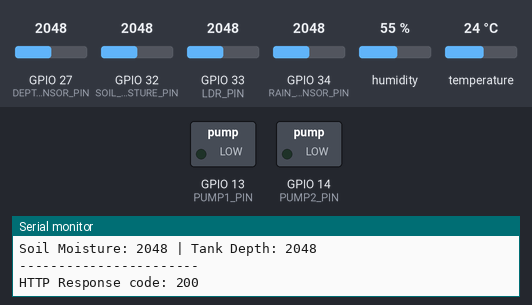
A sketch run on a simulated ESP32. Shown: switched loads named in the sketch (green lamp = pin HIGH), the last lines printed to the serial monitor. The test bench sets the inputs (shaded band); at power-on: GPIO 32 (SOIL_MOISTURE_PIN) = 2048, GPIO 27 (DEPTH_SENSOR_PIN) = 2048, GPIO 34 (RAIN_SENSOR_PIN) = 2048, GPIO 33 (LDR_PIN) = 2048, humidity 55 %, temperature 24 °C. WiFi joins after 1.5 s; servers stay silent unless stated; uploads are accepted with an empty reply; not simulated (calls return 0 or success): secrets.h.

Above: at 2.7 s.
2.8 s: GPIO 32 (SOIL_MOISTURE_PIN) set to 2464
13.0 s: GPIO 32 (SOIL_MOISTURE_PIN) set to 2555
At 23.2 s:
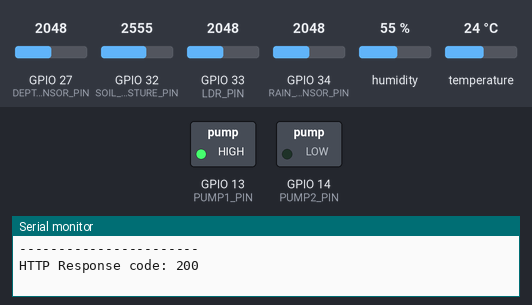
23.5 s: GPIO 27 (DEPTH_SENSOR_PIN) set to 519
33.7 s: GPIO 27 (DEPTH_SENSOR_PIN) set to 447
At 42.9 s:
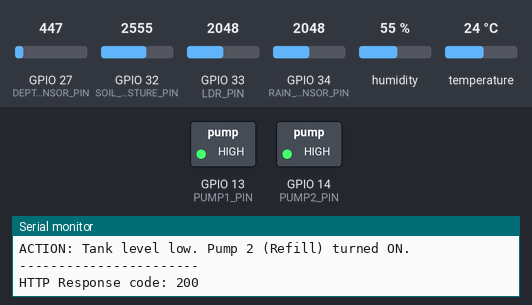
43.9 s: GPIO 34 (RAIN_SENSOR_PIN) set to 1963
At 53.5 s:
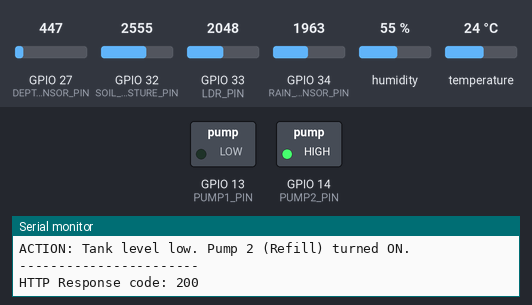
54.2 s: GPIO 34 (RAIN_SENSOR_PIN) set to 2866
At 64.0 s:
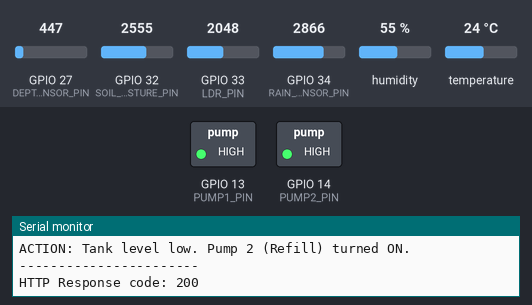
Timing chart, 0 to 65.4 s (numbered marks = the images above; inputs shaded):
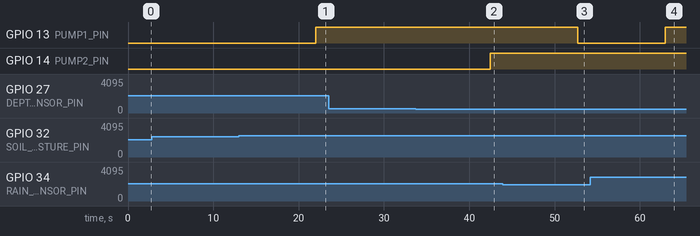

The sketch:

Wifi_connection.ino
```cpp
#include <WiFi.h>
#include <HTTPClient.h>
#include <ArduinoJson.h>
#include <DHT.h>
#include "secrets.h"

// --- Network Configuration ---

const char* ssid = SECRET_SSID;
const char* password = SECRET_PASS;

//const char* serverName = "http://10.221.198.114:8000/api";

// Sensor Pins
#define DHTPIN 26
#define DHTTYPE DHT11
#define LDR_PIN 33
#define SOIL_MOISTURE_PIN 32
#define RAIN_SENSOR_PIN 34
#define DEPTH_SENSOR_PIN 27

// Pump Relay Pins
#define PUMP1_PIN 13  // Irrigation Pump
#define PUMP2_PIN 14  // Tank Refill Pump

// --- Calibration Thresholds ---
// Adjust these based on your specific sensor readings (0-4095 for ESP32)
const int DRY_SOIL_THRESHOLD = 2500;   // Soil moisture value that triggers irrigation
const int WET_SOIL_THRESHOLD = 1500;   // Soil moisture value that stops irrigation
const int NO_RAIN_THRESHOLD = 2000;    // Rain sensor value indicating clear weather
const int TANK_EMPTY_THRESHOLD = 500;  // Depth level that triggers tank refill
const int TANK_FULL_THRESHOLD = 3000;  // Depth level that stops tank refill

DHT dht(DHTPIN, DHTTYPE);

void setup() {
  Serial.begin(115200);
  dht.begin();

  // Initialize Pump Pins
  pinMode(PUMP1_PIN, OUTPUT);
  pinMode(PUMP2_PIN, OUTPUT);

  // Turn pumps OFF initially.
  // NOTE: If using active-LOW relays, change these to HIGH.
  digitalWrite(PUMP1_PIN, LOW);
  digitalWrite(PUMP2_PIN, LOW);

  WiFi.mode(WIFI_STA);
  WiFi.begin(ssid, password);

  Serial.print("Connecting to WiFi");
  while(WiFi.status() != WL_CONNECTED) {
    delay(500);
    Serial.print(".");
  }
  Serial.println("\nConnected to WiFi network");
}

void loop() {
  if(WiFi.status() == WL_CONNECTED){
    HTTPClient http;
    http.begin(serverName);
    http.addHeader("Content-Type", "application/json");

    // Read Sensors
    float temperature = dht.readTemperature();
    float humidity = dht.readHumidity();
    int ldrValue = analogRead(LDR_PIN);
    int soilMoisture = analogRead(SOIL_MOISTURE_PIN);
    int rainLevel = analogRead(RAIN_SENSOR_PIN);
    int depthLevel = analogRead(DEPTH_SENSOR_PIN);

    if (isnan(temperature) || isnan(humidity)) {
      temperature = 0.0;
      humidity = 0.0;
    }

    // --- Print Sensor Data to Serial ---
    Serial.println("--- Sensor Readings ---");
    Serial.print("Temp: "); Serial.print(temperature); Serial.print("C | ");
    Serial.print("Humidity: "); Serial.print(humidity); Serial.println("%");
    Serial.print("LDR: "); Serial.print(ldrValue); Serial.print(" | ");
    Serial.print("Rain Level: "); Serial.println(rainLevel);
    Serial.print("Soil Moisture: "); Serial.print(soilMoisture); Serial.print(" | ");
    Serial.print("Tank Depth: "); Serial.println(depthLevel);

    // --- Pump 1 Logic (Irrigation) ---
    // Assuming higher soil analog value = drier, and higher rain value = no rain
    if (soilMoisture > DRY_SOIL_THRESHOLD && rainLevel > NO_RAIN_THRESHOLD) {
      digitalWrite(PUMP1_PIN, HIGH);
      Serial.println("ACTION: Soil is dry and no rain. Pump 1 (Irrigation) turned ON.");
    } else if (soilMoisture <= WET_SOIL_THRESHOLD || rainLevel <= NO_RAIN_THRESHOLD) {
      digitalWrite(PUMP1_PIN, LOW);
      Serial.println("ACTION: Soil is wet or it is raining. Pump 1 (Irrigation) turned OFF.");
    }

    // --- Pump 2 Logic (Tank Refill) ---
    // Assuming higher depth analog value = deeper water
    if (depthLevel < TANK_EMPTY_THRESHOLD) {
      digitalWrite(PUMP2_PIN, HIGH);
      Serial.println("ACTION: Tank level low. Pump 2 (Refill) turned ON.");
    } else if (depthLevel >= TANK_FULL_THRESHOLD) {
      digitalWrite(PUMP2_PIN, LOW);
      Serial.println("ACTION: Tank is full. Pump 2 (Refill) turned OFF.");
    }
    Serial.println("-----------------------");

    // --- Send Data to FastAPI Server ---
    StaticJsonDocument<300> doc; // Increased size to handle new fields
    doc["temperature"] = temperature;
    doc["humidity"] = humidity;
    doc["ldr"] = ldrValue;
    doc["soil_moisture"] = soilMoisture;
    doc["rain_level"] = rainLevel;
    doc["depth_level"] = depthLevel;

    // Optional: Send pump status to the backend for the frontend dashboard
    doc["pump1_status"] = digitalRead(PUMP1_PIN);
    doc["pump2_status"] = digitalRead(PUMP2_PIN);

    String requestBody;
    serializeJson(doc, requestBody);

    int httpResponseCode = http.POST(requestBody);

    if(httpResponseCode > 0){
      Serial.print("HTTP Response code: ");
      Serial.println(httpResponseCode);
    } else {
      Serial.print("Error code: ");
      Serial.println(httpResponseCode);
    }

    http.end();
  } else {
    Serial.println("WiFi Disconnected. Reconnecting...");
    WiFi.begin(ssid, password);
  }

  delay(10000); // 10-second delay between cycles
}
```

Measured:
- the behaviour switches between 2500 and 2501 on GPIO 32 (SOIL_MOISTURE_PIN) (found by bisection; images 0 and 1)
- the behaviour switches between 500 and 499 on GPIO 27 (DEPTH_SENSOR_PIN) (found by bisection; images 1 and 2)
- the behaviour switches between 2001 and 2000 on GPIO 34 (RAIN_SENSOR_PIN) (found by bisection; images 2 and 3)
- after the input at 13.0 s, GPIO 13 (PUMP1_PIN): LOW → HIGH after 9.0 s
- after the input at 33.7 s, GPIO 14 (PUMP2_PIN): LOW → HIGH after 8.8 s
- after the input at 43.9 s, GPIO 13 (PUMP1_PIN): HIGH → LOW after 8.8 s
- after the input at 54.2 s, GPIO 13 (PUMP1_PIN): LOW → HIGH after 8.8 s
